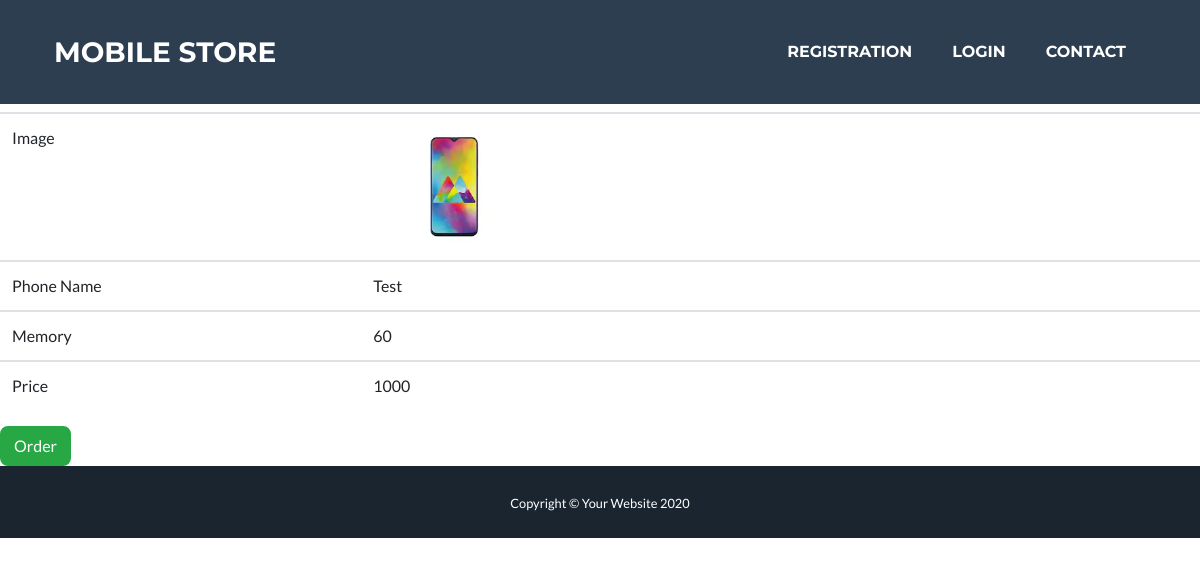
The app's page /mobile/detail/1 with its own data.
### mobile/models.py (models this page shows, shortened)
class MobileModel(models.Model):
    phone_name = models.CharField(max_length=120)
    memory = models.IntegerField()
    price = models.IntegerField()
    status = models.CharField(default='Pending',max_length=120)
    date = models.DateField(editable=False,auto_now=True)
    image = models.ImageField(upload_to='images')

### mobile/views.py (the view)
# urls.py: path('detail/<int:id>',mobile_detail,name='detail'),
def mobile_detail(request,id):
    mobile = MobileModel.objects.get(id=id)
    context = {}
    context['mobile'] = mobile
    return render(request,'mobile/detailPhone.html',context)

### mobile/templates/mobile/detailPhone.html
<!DOCTYPE html>
{%extends 'mobile/index.html'%}
{%block body_block%}
<div>
    <h1>555</h1>
    <h1>555</h1>
<table class="table">
    <tr>
        <td>Image</td><td><img height=20% width=20% src="{{mobile.image.url}}" alt=""></td></tr>
    <tr>
        <td>Phone Name</td><td>{{mobile.phone_name}}</td></tr>
        <tr><td>Memory</td><td>{{mobile.memory}}</td></tr>
        <tr><td>Price</td><td>{{mobile.price}}</td>
    </tr>
</table>
    <a href="" class="btn btn-success">Order</a>
    </div>
{%endblock%}

### records on screen
MobileModel: image (picture), phone_name "Test", memory "60", price "1000"
